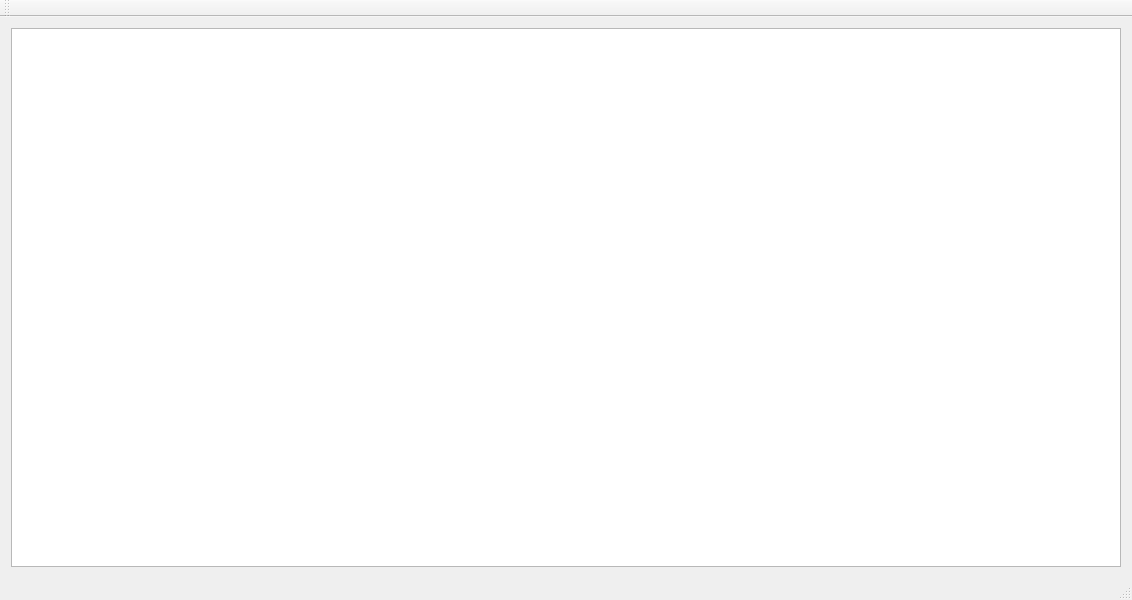
<?xml version="1.0" encoding="UTF-8"?>
<ui version="4.0">
 <class>MainWindow</class>
 <widget class="QMainWindow" name="MainWindow">
  <property name="geometry">
   <rect>
    <x>0</x>
    <y>0</y>
    <width>1132</width>
    <height>600</height>
   </rect>
  </property>
  <property name="sizePolicy">
   <sizepolicy hsizetype="Expanding" vsizetype="Expanding">
    <horstretch>0</horstretch>
    <verstretch>0</verstretch>
   </sizepolicy>
  </property>
  <property name="windowTitle">
   <string>交易终端</string>
  </property>
  <widget class="QWidget" name="centralWidget">
   <layout class="QVBoxLayout" name="verticalLayout">
    <item>
     <widget class="QSplitter" name="splitter">
      <property name="orientation">
       <enum>Qt::Horizontal</enum>
      </property>
      <property name="childrenCollapsible">
       <bool>false</bool>
      </property>
      <widget class="QTreeWidget" name="treeWidget">
       <property name="indentation">
        <number>20</number>
       </property>
       <property name="headerHidden">
        <bool>true</bool>
       </property>
       <column>
        <property name="text">
         <string notr="true">1</string>
        </property>
       </column>
      </widget>
     </widget>
    </item>
   </layout>
  </widget>
  <widget class="QMenuBar" name="menuBar">
   <property name="geometry">
    <rect>
     <x>0</x>
     <y>0</y>
     <width>1132</width>
     <height>23</height>
    </rect>
   </property>
  </widget>
  <widget class="QToolBar" name="mainToolBar">
   <attribute name="toolBarArea">
    <enum>TopToolBarArea</enum>
   </attribute>
   <attribute name="toolBarBreak">
    <bool>false</bool>
   </attribute>
  </widget>
  <widget class="QStatusBar" name="statusBar"/>
  <action name="action">
   <property name="text">
    <string>锁定</string>
   </property>
  </action>
  <action name="action_2">
   <property name="text">
    <string>退出</string>
   </property>
  </action>
 </widget>
 <layoutdefault spacing="6" margin="11"/>
 <resources/>
 <connections/>
</ui>
